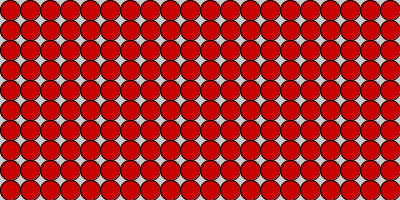
Frame 1 (no input)
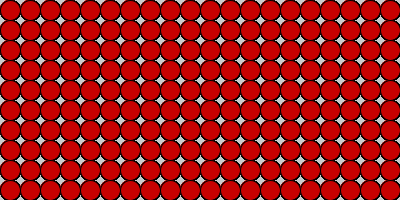
Frame 60 (the mouse pressed at the canvas centre just before this capture)
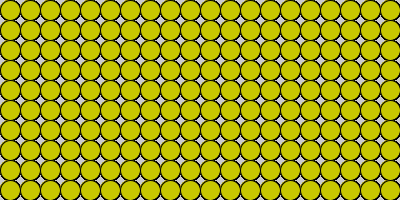
Frame 120 (the mouse held since frame 60 and released just before this capture)

The Processing sketch that drew these frames (run headless with seeded random() and noise(); from frame 60 on, the mouse is pressed at the canvas centre):

// Processing sketch: processing_89784
// ── processing_89784.pde

int x,y;
int shapeSize=20;

void setup()
{
 size(400,200);
}

void draw()
{
 if (mouseX<width/2 && mouseY<height/2)
  fill(200,0,0);
 else if (mouseX>width/2 && mouseY<height/2)
  fill(0,0,200);
 else if (mouseX<width/2 && mouseY>height/2)
  fill(0,200,0);
 else
  fill(200,200,0);
 
  for (int i=0;i<20;i++)
 {
  for (int j=0;j<10;j++)
  {
   x=(i*shapeSize)+shapeSize/2;
   y=(j*shapeSize)+shapeSize/2;
   ellipse(x,y,20,20);
  }
 }
}
